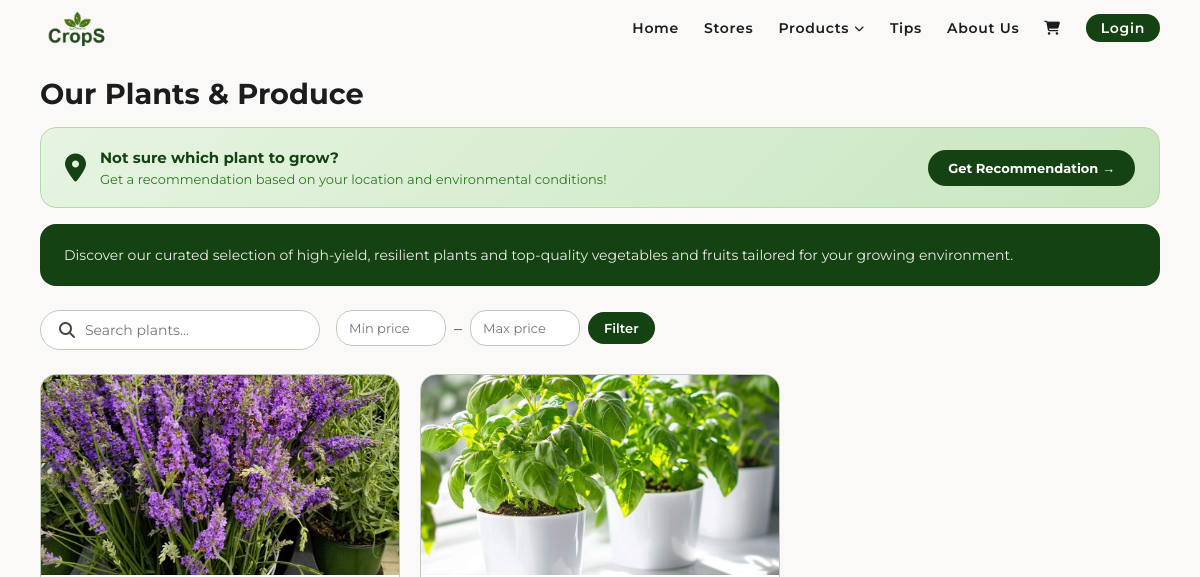
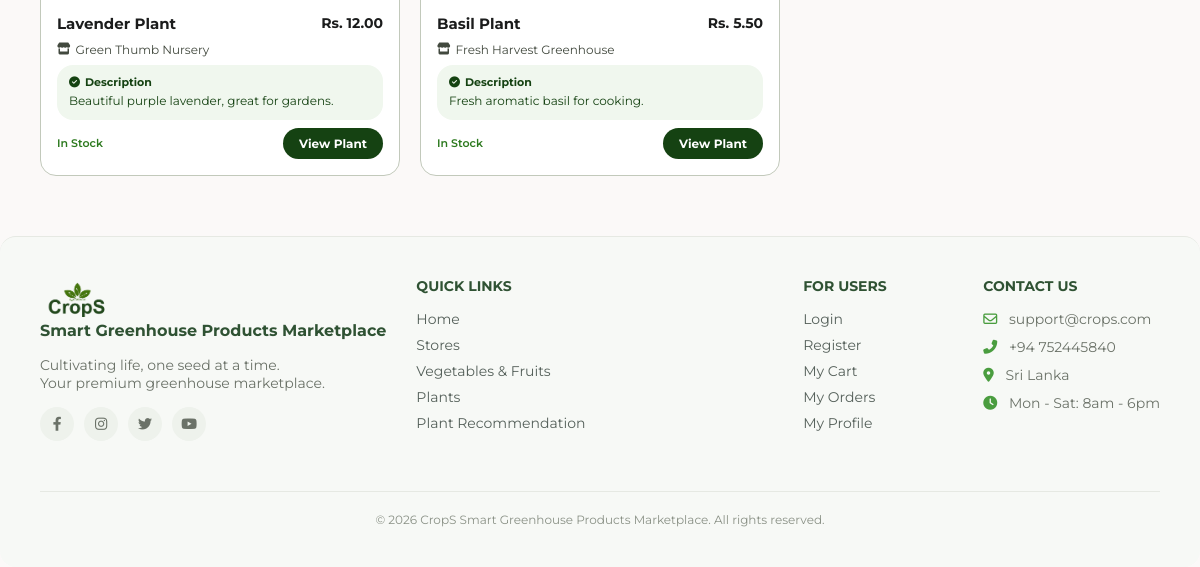
/plants.php, run on an earlier commit of the app's database (2 pictures, top to bottom).
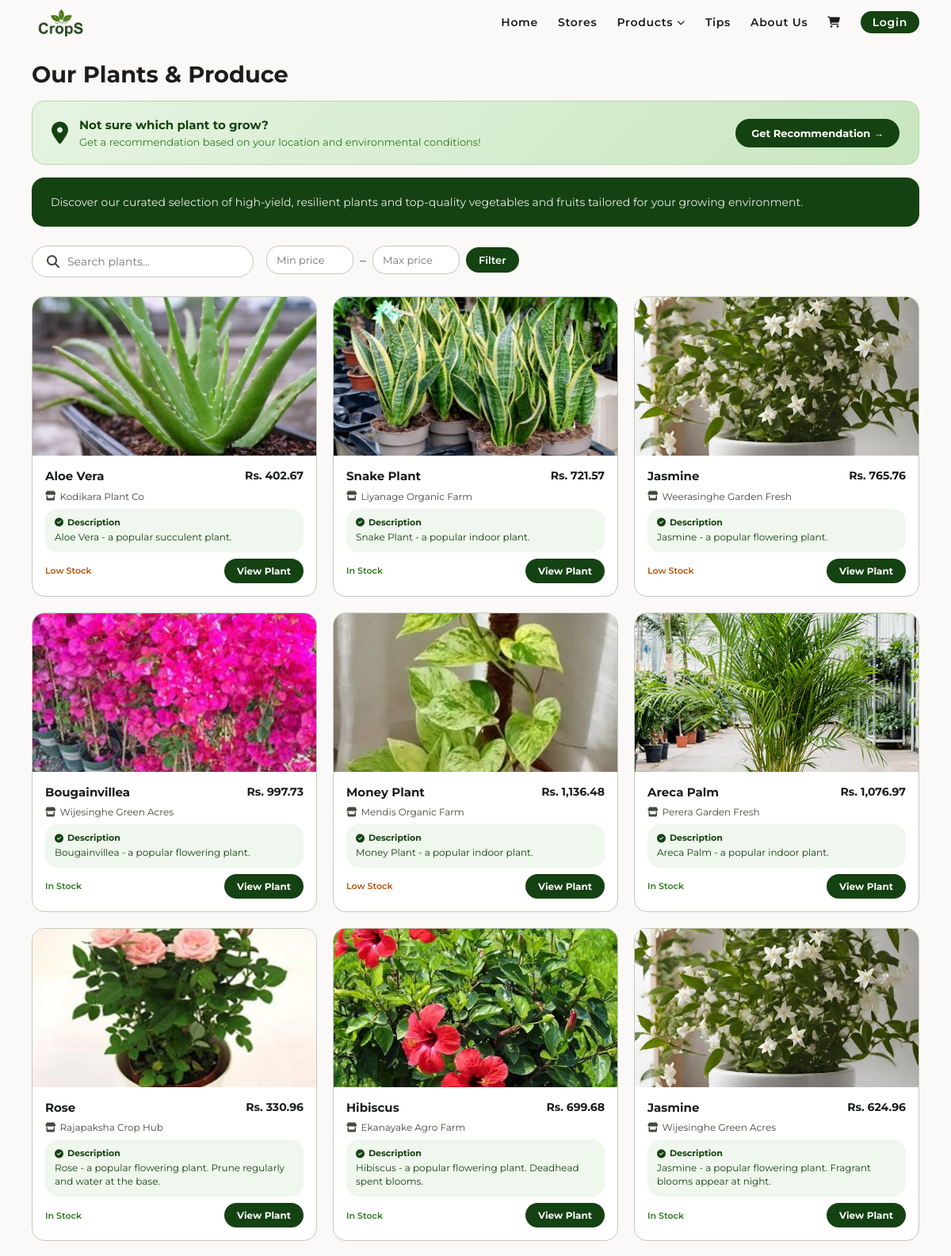
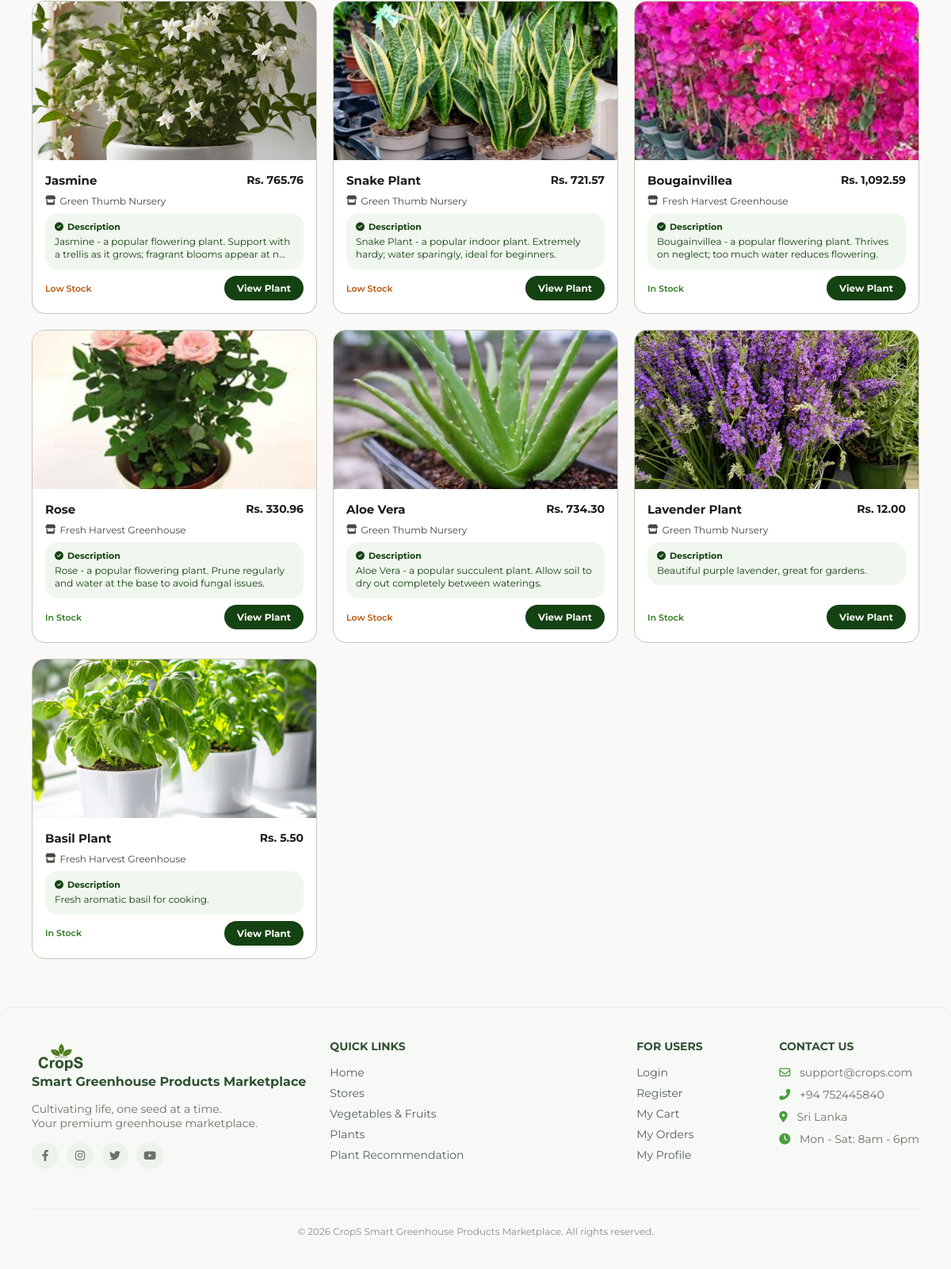
And on a later commit of the database (2 pictures, top to bottom).
### tables this page shows
CREATE TABLE `products` (
  `id` int(11) NOT NULL,
  `store_id` int(11) NOT NULL,
  `name` varchar(100) NOT NULL,
  `description` text DEFAULT NULL,
  `price` decimal(10,2) NOT NULL,
  `category` enum('vegetable','fruit','plant') NOT NULL,
  `quantity` int(11) NOT NULL DEFAULT 0,
  `image` varchar(255) DEFAULT NULL,
  `created_at` timestamp NOT NULL DEFAULT current_timestamp()
);

CREATE TABLE `stores` (
  `id` int(11) NOT NULL,
  `owner_id` int(11) NOT NULL,
  `store_name` varchar(100) NOT NULL,
  `description` text DEFAULT NULL,
  `city` varchar(50) NOT NULL,
  `image` varchar(255) DEFAULT NULL,
  `created_at` timestamp NOT NULL DEFAULT current_timestamp()
);

### plants.php (the view, shortened to what the changed rows need)
<?php
include 'includes/header.php';
include 'includes/dbConnection.php';
$plant_id = isset($_GET['id']) ? (int)$_GET['id'] : 0;
if ($plant_id === 0) {
    $sql = "SELECT products.*, stores.store_name
        FROM products
        JOIN stores ON products.store_id = stores.id
        WHERE products.category = 'plant'";
    $params = [];
    $sql .= " ORDER BY products.created_at DESC";
    $stmt = $pdo->prepare($sql);
    $stmt->execute($params);
    $plants = $stmt->fetchAll();
?>
<div class="main-wrapper">
    <div class="plants-page-header">
        <h1>Our Plants & Produce</h1>
    </div>
    <?php if (count($plants) > 0): ?>
        <div class="plants-grid">
            <?php foreach ($plants as $plant): ?>
                <?php
                if ($plant['quantity'] <= 0) {
                    $stockLabel = 'Out of Stock';
                    $stockClass = 'out-stock';
                } elseif ($plant['quantity'] <= 10) {
                    $stockLabel = 'Low Stock';
                    $stockClass = 'low-stock';
                } else {
                    $stockLabel = 'In Stock';
                    $stockClass = 'in-stock';
                }
                ?>
                <a href="plants.php?id=<?php echo $plant['id']; ?>" class="plant-card">
                    <div class="plant-card-img">
    <?php if (!empty($plant['image'])): ?>
        <img src="static/images/Products/<?php echo htmlspecialchars($plant['image']); ?>"
             alt="<?php echo htmlspecialchars($plant['name']); ?>">
    <?php else: ?>
        <img src="static/images/image2.jpg" alt="Plant">
    <?php endif; ?>
</div>
                    <div class="plant-card-info">
                        <div class="plant-name-price">
                            <h3 class="plant-name"><?php echo htmlspecialchars($plant['name']); ?></h3>
                            <span class="plant-price">Rs. <?php echo number_format($plant['price'], 2); ?></span>
                        </div>
                        <p class="plant-store">
                            <i class="fas fa-store"></i>
                            <?php echo htmlspecialchars($plant['store_name']); ?>
                        </p>
                        <?php
if (!empty($plant['description'])): ?>
    <div class="plant-why-fits">
        <p class="why-fits-label">
            <i class="fas fa-check-circle"></i> Description
        </p>
        <p class="why-fits-text">
            <?php
                $desc = $plant['description'];
                echo htmlspecialchars(strlen($desc) > 100 ? substr($desc, 0, 100).'...' : $desc);
            ?>
        </p>
    </div>
<?php endif; ?>
                        <div class="plant-card-bottom">
                            <span class="plant-stock <?php echo $stockClass; ?>">
                                <?php echo $stockLabel; ?>
                            </span>
                            <span class="plant-card-btn">View Plant</span>
                        </div>
                    </div>
                </a>
            <?php endforeach; ?>
        </div>
    <?php endif; ?>
</div>
<?php
include 'includes/footer.php';
exit;
}
?>
<?php include 'includes/footer.php'; ?>

What changed in the data, as far as the page shows it:
added products: image (picture), name "Aloe Vera", price "402.67", store.store_name "Kodikara Plant Co", description "Aloe Vera - a popular succulent plant.", quantity "Low Stock"
added products: image (picture), name "Snake Plant", price "721.57", store.store_name "Liyanage Organic Farm", description "Snake Plant - a popular indoor plant.", quantity "In Stock"
added products: image (picture), name "Jasmine", price "765.76", store.store_name "Weerasinghe Garden Fresh", description "Jasmine - a popular flowering plant.", quantity "Low Stock"
added products: image (picture), name "Bougainvillea", price "997.73", store.store_name "Wijesinghe Green Acres", description "Bougainvillea - a popular flowering plant.", quantity "In Stock"
added products: image (picture), name "Money Plant", price "1,136.48", store.store_name "Mendis Organic Farm", description "Money Plant - a popular indoor plant.", quantity "Low Stock"
added products: image (picture), name "Areca Palm", price "1,076.97", store.store_name "Perera Garden Fresh", description "Areca Palm - a popular indoor plant.", quantity "In Stock"
added products: image (picture), name "Rose", price "330.96", store.store_name "Rajapaksha Crop Hub", description "Rose - a popular flowering plant. Prune regularly and water at the base.", quantity "In Stock"
added products: image (picture), name "Hibiscus", price "699.68", store.store_name "Ekanayake Agro Farm", description "Hibiscus - a popular flowering plant. Deadhead spent blooms.", quantity "In Stock"
added products: image (picture), name "Jasmine", price "624.96", store.store_name "Wijesinghe Green Acres", description "Jasmine - a popular flowering plant. Fragrant blooms appear at night.", quantity "In Stock"
added products: image (picture), name "Jasmine", price "765.76", store.store_name "Green Thumb Nursery", description "Jasmine - a popular flowering plant. Support with a trellis as it grows; fragrant blooms appear at n...", quantity "Low Stock"
added products: image (picture), name "Snake Plant", price "721.57", store.store_name "Green Thumb Nursery", description "Snake Plant - a popular indoor plant. Extremely hardy; water sparingly, ideal for beginners.", quantity "Low Stock"
added products: image (picture), name "Bougainvillea", price "1,092.59", store.store_name "Fresh Harvest Greenhouse", description "Bougainvillea - a popular flowering plant. Thrives on neglect; too much water reduces flowering.", quantity "In Stock"
added products: image (picture), name "Rose", price "330.96", store.store_name "Fresh Harvest Greenhouse", description "Rose - a popular flowering plant. Prune regularly and water at the base to avoid fungal issues.", quantity "In Stock"
added products: image (picture), name "Aloe Vera", price "734.30", store.store_name "Green Thumb Nursery", description "Aloe Vera - a popular succulent plant. Allow soil to dry out completely between waterings.", quantity "Low Stock"
